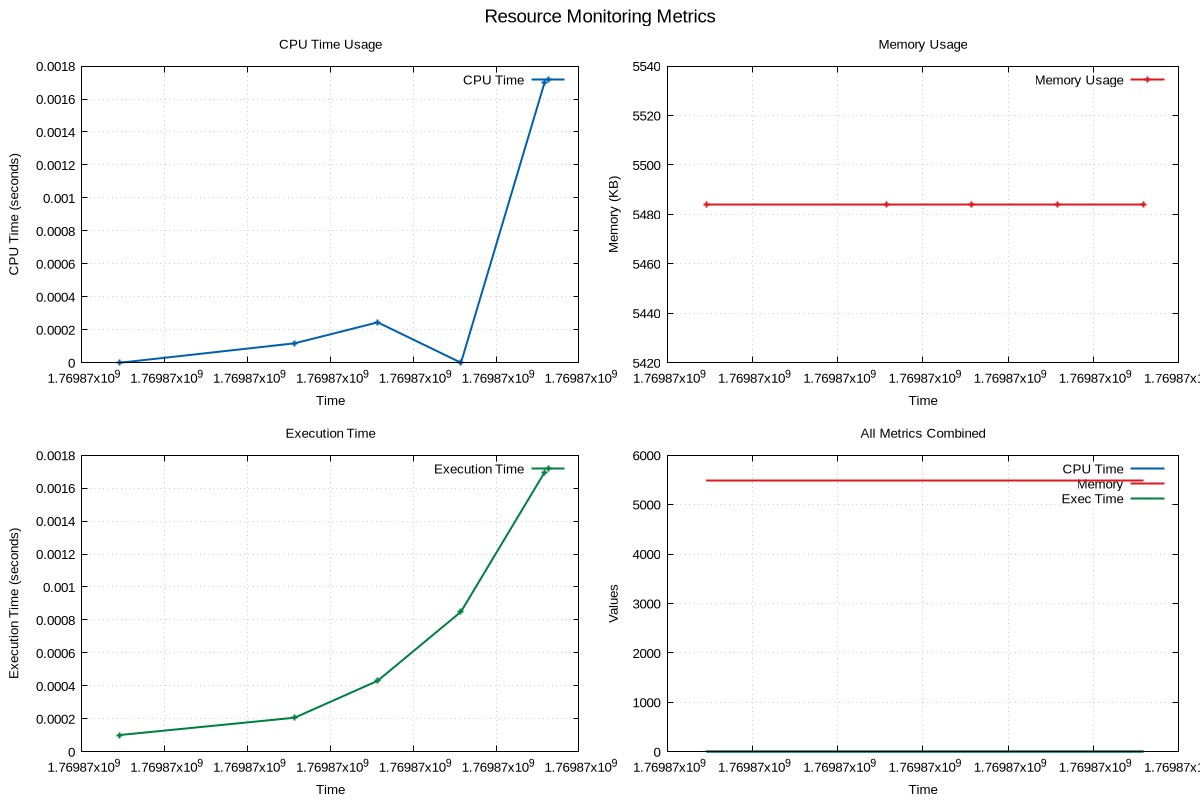

The gnuplot source for this figure:
# GNUplot script for resource monitoring
set terminal pngcairo enhanced font 'Arial,10' size 1200,800
set output 'png/quick_sort_20260131_190624.png'

set multiplot layout 2,2 title 'Resource Monitoring Metrics' font 'Arial,14'
set style line 1 lc rgb '#0060ad' lt 1 lw 2
set style line 2 lc rgb '#dd181f' lt 1 lw 2
set style line 3 lc rgb '#008040' lt 1 lw 2

set title 'CPU Time Usage'
set xlabel 'Time'
set ylabel 'CPU Time (seconds)'
set grid
plot 'png/quick_sort_20260131_190624.dat' using 1:2 with linespoints ls 1 title 'CPU Time'
set title 'Memory Usage'
set xlabel 'Time'
set ylabel 'Memory (KB)'
set grid
plot 'png/quick_sort_20260131_190624.dat' using 1:3 with linespoints ls 2 title 'Memory Usage'
set title 'Execution Time'
set xlabel 'Time'
set ylabel 'Execution Time (seconds)'
set grid
plot 'png/quick_sort_20260131_190624.dat' using 1:4 with linespoints ls 3 title 'Execution Time'
set title 'All Metrics Combined'
set xlabel 'Time'
set ylabel 'Values'
set grid
plot 'png/quick_sort_20260131_190624.dat' using 1:2 with lines ls 1 title 'CPU Time', \
     'png/quick_sort_20260131_190624.dat' using 1:3 with lines ls 2 title 'Memory', \
     'png/quick_sort_20260131_190624.dat' using 1:4 with lines ls 3 title 'Exec Time'
unset multiplot
